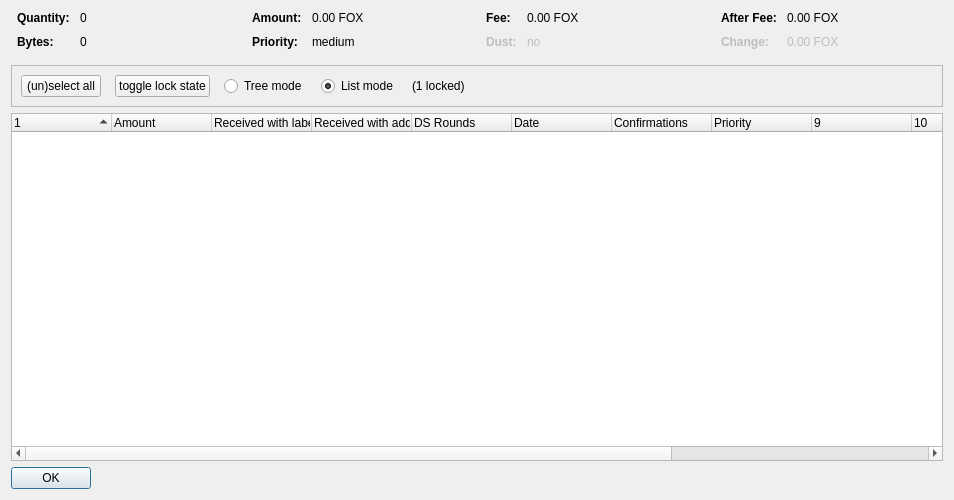
<?xml version="1.0" encoding="UTF-8"?>
<ui version="4.0">
 <class>CoinControlDialog</class>
 <widget class="QDialog" name="CoinControlDialog">
  <property name="geometry">
   <rect>
    <x>0</x>
    <y>0</y>
    <width>954</width>
    <height>500</height>
   </rect>
  </property>
  <property name="windowTitle">
   <string>Coin Selection</string>
  </property>
  <layout class="QVBoxLayout" name="verticalLayout">
   <item>
    <layout class="QHBoxLayout" name="horizontalLayoutTop" stretch="0,0,0,0">
     <property name="topMargin">
      <number>0</number>
     </property>
     <property name="bottomMargin">
      <number>10</number>
     </property>
     <item>
      <layout class="QFormLayout" name="formLayoutCoinControl1">
       <property name="horizontalSpacing">
        <number>10</number>
       </property>
       <property name="verticalSpacing">
        <number>10</number>
       </property>
       <property name="leftMargin">
        <number>6</number>
       </property>
       <property name="rightMargin">
        <number>6</number>
       </property>
       <item row="0" column="0">
        <widget class="QLabel" name="labelCoinControlQuantityText">
         <property name="font">
          <font>
           <weight>75</weight>
           <bold>true</bold>
          </font>
         </property>
         <property name="text">
          <string>Quantity:</string>
         </property>
        </widget>
       </item>
       <item row="0" column="1">
        <widget class="QLabel" name="labelCoinControlQuantity">
         <property name="cursor">
          <cursorShape>IBeamCursor</cursorShape>
         </property>
         <property name="contextMenuPolicy">
          <enum>Qt::ActionsContextMenu</enum>
         </property>
         <property name="text">
          <string notr="true">0</string>
         </property>
         <property name="textInteractionFlags">
          <set>Qt::LinksAccessibleByMouse|Qt::TextSelectableByKeyboard|Qt::TextSelectableByMouse</set>
         </property>
        </widget>
       </item>
       <item row="1" column="0">
        <widget class="QLabel" name="labelCoinControlBytesText">
         <property name="font">
          <font>
           <weight>75</weight>
           <bold>true</bold>
          </font>
         </property>
         <property name="text">
          <string>Bytes:</string>
         </property>
        </widget>
       </item>
       <item row="1" column="1">
        <widget class="QLabel" name="labelCoinControlBytes">
         <property name="cursor">
          <cursorShape>IBeamCursor</cursorShape>
         </property>
         <property name="contextMenuPolicy">
          <enum>Qt::ActionsContextMenu</enum>
         </property>
         <property name="text">
          <string notr="true">0</string>
         </property>
         <property name="textInteractionFlags">
          <set>Qt::LinksAccessibleByMouse|Qt::TextSelectableByKeyboard|Qt::TextSelectableByMouse</set>
         </property>
        </widget>
       </item>
      </layout>
     </item>
     <item>
      <layout class="QFormLayout" name="formLayoutCoinControl2">
       <property name="horizontalSpacing">
        <number>10</number>
       </property>
       <property name="verticalSpacing">
        <number>10</number>
       </property>
       <property name="leftMargin">
        <number>6</number>
       </property>
       <property name="rightMargin">
        <number>6</number>
       </property>
       <item row="0" column="0">
        <widget class="QLabel" name="labelCoinControlAmountText">
         <property name="font">
          <font>
           <weight>75</weight>
           <bold>true</bold>
          </font>
         </property>
         <property name="text">
          <string>Amount:</string>
         </property>
        </widget>
       </item>
       <item row="0" column="1">
        <widget class="QLabel" name="labelCoinControlAmount">
         <property name="cursor">
          <cursorShape>IBeamCursor</cursorShape>
         </property>
         <property name="contextMenuPolicy">
          <enum>Qt::ActionsContextMenu</enum>
         </property>
         <property name="text">
          <string notr="true">0.00 FOX</string>
         </property>
         <property name="textInteractionFlags">
          <set>Qt::LinksAccessibleByMouse|Qt::TextSelectableByKeyboard|Qt::TextSelectableByMouse</set>
         </property>
        </widget>
       </item>
       <item row="1" column="0">
        <widget class="QLabel" name="labelCoinControlPriorityText">
         <property name="font">
          <font>
           <weight>75</weight>
           <bold>true</bold>
          </font>
         </property>
         <property name="text">
          <string>Priority:</string>
         </property>
        </widget>
       </item>
       <item row="1" column="1">
        <widget class="QLabel" name="labelCoinControlPriority">
         <property name="cursor">
          <cursorShape>IBeamCursor</cursorShape>
         </property>
         <property name="contextMenuPolicy">
          <enum>Qt::ActionsContextMenu</enum>
         </property>
         <property name="text">
          <string>medium</string>
         </property>
         <property name="textInteractionFlags">
          <set>Qt::LinksAccessibleByMouse|Qt::TextSelectableByKeyboard|Qt::TextSelectableByMouse</set>
         </property>
        </widget>
       </item>
      </layout>
     </item>
     <item>
      <layout class="QFormLayout" name="formLayoutCoinControl3">
       <property name="horizontalSpacing">
        <number>10</number>
       </property>
       <property name="verticalSpacing">
        <number>10</number>
       </property>
       <property name="leftMargin">
        <number>6</number>
       </property>
       <property name="rightMargin">
        <number>6</number>
       </property>
       <item row="0" column="0">
        <widget class="QLabel" name="labelCoinControlFeeText">
         <property name="font">
          <font>
           <weight>75</weight>
           <bold>true</bold>
          </font>
         </property>
         <property name="text">
          <string>Fee:</string>
         </property>
        </widget>
       </item>
       <item row="0" column="1">
        <widget class="QLabel" name="labelCoinControlFee">
         <property name="cursor">
          <cursorShape>IBeamCursor</cursorShape>
         </property>
         <property name="contextMenuPolicy">
          <enum>Qt::ActionsContextMenu</enum>
         </property>
         <property name="text">
          <string notr="true">0.00 FOX</string>
         </property>
         <property name="textInteractionFlags">
          <set>Qt::LinksAccessibleByMouse|Qt::TextSelectableByKeyboard|Qt::TextSelectableByMouse</set>
         </property>
        </widget>
       </item>
       <item row="1" column="0">
        <widget class="QLabel" name="labelCoinControlLowOutputText">
         <property name="enabled">
          <bool>false</bool>
         </property>
         <property name="font">
          <font>
           <weight>75</weight>
           <bold>true</bold>
          </font>
         </property>
         <property name="text">
          <string>Dust:</string>
         </property>
        </widget>
       </item>
       <item row="1" column="1">
        <widget class="QLabel" name="labelCoinControlLowOutput">
         <property name="enabled">
          <bool>false</bool>
         </property>
         <property name="cursor">
          <cursorShape>IBeamCursor</cursorShape>
         </property>
         <property name="contextMenuPolicy">
          <enum>Qt::ActionsContextMenu</enum>
         </property>
         <property name="text">
          <string>no</string>
         </property>
         <property name="textInteractionFlags">
          <set>Qt::LinksAccessibleByMouse|Qt::TextSelectableByKeyboard|Qt::TextSelectableByMouse</set>
         </property>
        </widget>
       </item>
      </layout>
     </item>
     <item>
      <layout class="QFormLayout" name="formLayoutCoinControl4">
       <property name="horizontalSpacing">
        <number>10</number>
       </property>
       <property name="verticalSpacing">
        <number>10</number>
       </property>
       <property name="leftMargin">
        <number>6</number>
       </property>
       <property name="rightMargin">
        <number>6</number>
       </property>
       <item row="0" column="0">
        <widget class="QLabel" name="labelCoinControlAfterFeeText">
         <property name="font">
          <font>
           <weight>75</weight>
           <bold>true</bold>
          </font>
         </property>
         <property name="text">
          <string>After Fee:</string>
         </property>
        </widget>
       </item>
       <item row="0" column="1">
        <widget class="QLabel" name="labelCoinControlAfterFee">
         <property name="cursor">
          <cursorShape>IBeamCursor</cursorShape>
         </property>
         <property name="contextMenuPolicy">
          <enum>Qt::ActionsContextMenu</enum>
         </property>
         <property name="text">
          <string notr="true">0.00 FOX</string>
         </property>
         <property name="textInteractionFlags">
          <set>Qt::LinksAccessibleByMouse|Qt::TextSelectableByKeyboard|Qt::TextSelectableByMouse</set>
         </property>
        </widget>
       </item>
       <item row="1" column="0">
        <widget class="QLabel" name="labelCoinControlChangeText">
         <property name="enabled">
          <bool>false</bool>
         </property>
         <property name="font">
          <font>
           <weight>75</weight>
           <bold>true</bold>
          </font>
         </property>
         <property name="text">
          <string>Change:</string>
         </property>
        </widget>
       </item>
       <item row="1" column="1">
        <widget class="QLabel" name="labelCoinControlChange">
         <property name="enabled">
          <bool>false</bool>
         </property>
         <property name="cursor">
          <cursorShape>IBeamCursor</cursorShape>
         </property>
         <property name="contextMenuPolicy">
          <enum>Qt::ActionsContextMenu</enum>
         </property>
         <property name="text">
          <string notr="true">0.00 FOX</string>
         </property>
         <property name="textInteractionFlags">
          <set>Qt::LinksAccessibleByMouse|Qt::TextSelectableByKeyboard|Qt::TextSelectableByMouse</set>
         </property>
        </widget>
       </item>
      </layout>
     </item>
    </layout>
   </item>
   <item>
    <widget class="QFrame" name="frame">
     <property name="minimumSize">
      <size>
       <width>0</width>
       <height>40</height>
      </size>
     </property>
     <property name="frameShape">
      <enum>QFrame::StyledPanel</enum>
     </property>
     <property name="frameShadow">
      <enum>QFrame::Sunken</enum>
     </property>
     <layout class="QHBoxLayout" name="horizontalLayout">
      <item>
       <layout class="QHBoxLayout" name="horizontalLayoutPanel" stretch="0,0,0,0,0,0">
        <property name="spacing">
         <number>14</number>
        </property>
        <item>
         <widget class="QPushButton" name="pushButtonSelectAll">
          <property name="sizePolicy">
           <sizepolicy hsizetype="Maximum" vsizetype="Fixed">
            <horstretch>0</horstretch>
            <verstretch>0</verstretch>
           </sizepolicy>
          </property>
          <property name="text">
           <string>(un)select all</string>
          </property>
          <property name="autoDefault">
           <bool>false</bool>
          </property>
         </widget>
        </item>
        <item>
         <widget class="QPushButton" name="pushButtonToggleLock">
          <property name="sizePolicy">
           <sizepolicy hsizetype="Maximum" vsizetype="Fixed">
            <horstretch>0</horstretch>
            <verstretch>0</verstretch>
           </sizepolicy>
          </property>
          <property name="text">
           <string>toggle lock state</string>
          </property>
          <property name="autoDefault">
           <bool>false</bool>
          </property>
         </widget>
        </item>
        <item>
         <widget class="QRadioButton" name="radioTreeMode">
          <property name="sizePolicy">
           <sizepolicy hsizetype="Maximum" vsizetype="Fixed">
            <horstretch>0</horstretch>
            <verstretch>0</verstretch>
           </sizepolicy>
          </property>
          <property name="text">
           <string>Tree mode</string>
          </property>
         </widget>
        </item>
        <item>
         <widget class="QRadioButton" name="radioListMode">
          <property name="sizePolicy">
           <sizepolicy hsizetype="Maximum" vsizetype="Fixed">
            <horstretch>0</horstretch>
            <verstretch>0</verstretch>
           </sizepolicy>
          </property>
          <property name="text">
           <string>List mode</string>
          </property>
          <property name="checked">
           <bool>true</bool>
          </property>
         </widget>
        </item>
        <item>
         <widget class="QLabel" name="labelLocked">
          <property name="text">
           <string>(1 locked)</string>
          </property>
         </widget>
        </item>
        <item>
         <spacer name="horizontalSpacer">
          <property name="orientation">
           <enum>Qt::Horizontal</enum>
          </property>
          <property name="sizeHint" stdset="0">
           <size>
            <width>40</width>
            <height>20</height>
           </size>
          </property>
         </spacer>
        </item>
       </layout>
      </item>
     </layout>
    </widget>
   </item>
   <item>
    <widget class="CoinControlTreeWidget" name="treeWidget">
     <property name="contextMenuPolicy">
      <enum>Qt::CustomContextMenu</enum>
     </property>
     <property name="sortingEnabled">
      <bool>false</bool>
     </property>
     <property name="columnCount">
      <number>13</number>
     </property>
     <attribute name="headerShowSortIndicator" stdset="0">
      <bool>true</bool>
     </attribute>
     <attribute name="headerStretchLastSection">
      <bool>false</bool>
     </attribute>
     <column>
      <property name="text">
       <string/>
      </property>
     </column>
     <column>
      <property name="text">
       <string>Amount</string>
      </property>
     </column>
     <column>
      <property name="text">
       <string>Received with label</string>
      </property>
     </column>
     <column>
      <property name="text">
       <string>Received with address</string>
      </property>
     </column>
     <column>
      <property name="text">
       <string>DS Rounds</string>
      </property>
     </column>
     <column>
      <property name="text">
       <string>Date</string>
      </property>
     </column>
     <column>
      <property name="text">
       <string>Confirmations</string>
      </property>
      <property name="toolTip">
       <string>Confirmed</string>
      </property>
     </column>
     <column>
      <property name="text">
       <string>Priority</string>
      </property>
     </column>
     <column>
      <property name="text">
       <string/>
      </property>
     </column>
     <column>
      <property name="text">
       <string/>
      </property>
     </column>
     <column>
      <property name="text">
       <string/>
      </property>
     </column>
     <column>
      <property name="text">
       <string/>
      </property>
     </column>
     <column>
      <property name="text">
       <string/>
      </property>
     </column>
    </widget>
   </item>
   <item>
    <widget class="QDialogButtonBox" name="buttonBox">
     <property name="sizePolicy">
      <sizepolicy hsizetype="Maximum" vsizetype="Fixed">
       <horstretch>0</horstretch>
       <verstretch>0</verstretch>
      </sizepolicy>
     </property>
     <property name="orientation">
      <enum>Qt::Horizontal</enum>
     </property>
     <property name="standardButtons">
      <set>QDialogButtonBox::Ok</set>
     </property>
    </widget>
   </item>
  </layout>
 </widget>
 <customwidgets>
  <customwidget>
   <class>CoinControlTreeWidget</class>
   <extends>QTreeWidget</extends>
   <header>coincontroltreewidget.h</header>
  </customwidget>
 </customwidgets>
 <resources/>
 <connections/>
</ui>
